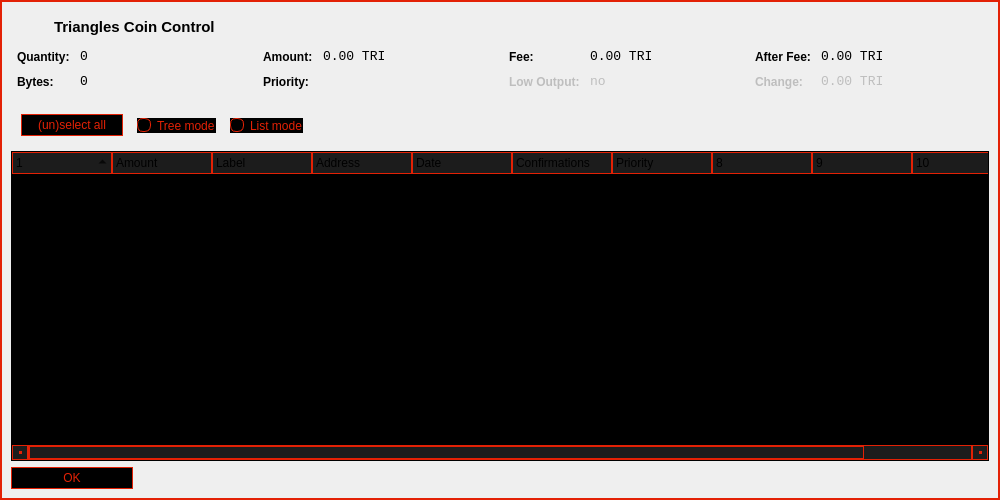
<?xml version="1.0" encoding="UTF-8"?>
<ui version="4.0">
 <class>CoinControlDialog</class>
 <widget class="QDialog" name="CoinControlDialog">
  <property name="enabled">
   <bool>true</bool>
  </property>
  <property name="geometry">
   <rect>
    <x>0</x>
    <y>0</y>
    <width>1000</width>
    <height>500</height>
   </rect>
  </property>
  <property name="windowTitle">
   <string>Coin Control</string>
  </property>
  <property name="styleSheet">
   <string notr="true">color: #e32105;
background-color: #000;


QLineEdit {
	background-color: #1c1c1c;
    border: 1px solid #e32105;
}


QScrollBar:horizontal, QScrollBar:vertical {
     border: 1px solid #491E0A;
     margin: 0px 16px 0 16px;
}

QScrollBar::handle:horizontal, QScrollBar::handle:vertical
{
      border: 2px solid #491E0A;
      color #e32105;
      min-height: 20px;
}

QScrollBar::handle:horizontal:hover, QScrollBar::handle:vertical:hover
{
      border: 2px solid #e32105;
      color #e32105;
      background: #e32105;
      min-height: 20px;
}

QScrollBar::add-line:horizontal, QScrollBar::add-line:vertical {
      border: 1px solid #491E0A;
      width: 14px;
      subcontrol-position: right;
      subcontrol-origin: margin;
}

QScrollBar::sub-line:horizontal, QScrollBar::sub-line:vertical {
      border: 1px solid #491E0A;
      width: 14px;
      subcontrol-position: left;
      subcontrol-origin: margin;
}

QScrollBar::right-arrow:horizontal, QScrollBar::left-arrow:horizontal, QScrollBar::right-arrow:vertical, QScrollBar::left-arrow:vertical
{
      border: 2px solid #491E0A;
}

QScrollBar::add-page:horizontal, QScrollBar::sub-page:horizontal, QScrollBar::add-page:vertical, QScrollBar::sub-page:vertical
{
      background: none;
}
</string>
  </property>
  <layout class="QHBoxLayout" name="horizontalLayout">
   <property name="leftMargin">
    <number>0</number>
   </property>
   <property name="topMargin">
    <number>0</number>
   </property>
   <property name="rightMargin">
    <number>0</number>
   </property>
   <property name="bottomMargin">
    <number>0</number>
   </property>
   <item>
    <widget class="QFrame" name="borderframe">
     <property name="styleSheet">
      <string notr="true">#borderframe {
	border: 2px solid #e32105;
}


QTreeWidget::item:selected{
	background-color:#000000;
	color: #f26526;
	border: 0px;
	outline: none;
}

QTreeView::item:focus {
	background-color:#000000;
	color: #f26526;
	border: 0px;
	outline: none;
}

QTreeView {
	outline:none;
	}


QTreeWidget::item:hover{
	background-color:#3d0e04;
	color: #f26526;
	border: 0px solid #e32105;
}

#treeWidget QHeaderView::section {
    border: 1px solid #e32105;
    background-color: #1c1c1c;
	height: 20px;
	padding: 0px 3px;
 	}	


/* style the sort indicator */
QHeaderView::down-arrow {
	image: url(:/icons/down_arrow);
	}

QHeaderView::up-arrow {
	 image: url(:/icons/up_arrow);
	 }

QScrollBar:horizontal {
  border: 1px solid #e32105;
  background: #1c1c1c;
  height: 15px;
  margin: 0px 16px 0 16px;
  }

QScrollBar::handle:horizontal {
  border: 1px solid #e32105;
  background: #1c1c1c;
  min-height: 20px;
  /*border-radius: 2px;*/
  }

QScrollBar::add-line:horizontal {
  border: 1px solid #e32105;
  /*border-radius: 2px;*/
  background: #1c1c1c;
  width: 14px;
  subcontrol-position: right;
  subcontrol-origin: margin;
  }

QScrollBar::sub-line:horizontal {
  border: 1px solid #e32105;
  /*border-radius: 2px;*/
  background: #1c1c1c;
  width: 14px;
  subcontrol-position: left;
  subcontrol-origin: margin;
  }

QScrollBar::right-arrow:horizontal, QScrollBar::left-arrow:horizontal {
  border: 1px solid #e32105;
  width: 1px;
  height: 1px;
  background: #e32105;
  }

QScrollBar::add-page:horizontal, QScrollBar::sub-page:horizontal {
  background: none;
  }

QScrollBar:vertical {
  background: #000;
  width: 15px;
  margin: 16px 0 16px 0;
  border: 1px solid #e32105;
  }

QScrollBar::handle:vertical {
  border: 1px solid #e32105;
  background: #1c1c1c;
  min-height: 20px;
  /*border-radius: 2px;*/
  }

QScrollBar::add-line:vertical {
  border: 1px solid #e32105;
  /*border-radius: 2px;*/
  background: #1c1c1c;
  height: 14px;
  subcontrol-position: bottom;
  subcontrol-origin: margin;
  }

QScrollBar::sub-line:vertical {
  border: 1px solid #e32105;
  /*border-radius: 2px;*/
  background: #1c1c1c;
  height: 14px;
  subcontrol-position: top;
  subcontrol-origin: margin;
  }

QScrollBar::up-arrow:vertical, QScrollBar::down-arrow:vertical {
  border: 1px solid #e32105;
  width: 1px;
  height: 1px;
  background: #e32105;
  }

QScrollBar::add-page:vertical, QScrollBar::sub-page:vertical {
  background: none;
  }</string>
     </property>
     <property name="frameShape">
      <enum>QFrame::StyledPanel</enum>
     </property>
     <property name="frameShadow">
      <enum>QFrame::Raised</enum>
     </property>
     <layout class="QVBoxLayout" name="verticalLayout">
      <item>
       <widget class="QWidget" name="wCaption" native="true">
        <property name="minimumSize">
         <size>
          <width>0</width>
          <height>32</height>
         </size>
        </property>
        <property name="maximumSize">
         <size>
          <width>16777215</width>
          <height>32</height>
         </size>
        </property>
        <property name="styleSheet">
         <string notr="true"/>
        </property>
        <property name="is_header" stdset="0">
         <bool>true</bool>
        </property>
        <layout class="QHBoxLayout" name="horizontalLayout_19">
         <property name="leftMargin">
          <number>0</number>
         </property>
         <property name="topMargin">
          <number>0</number>
         </property>
         <property name="rightMargin">
          <number>0</number>
         </property>
         <property name="bottomMargin">
          <number>0</number>
         </property>
         <item>
          <spacer name="horizontalSpacer_26">
           <property name="orientation">
            <enum>Qt::Horizontal</enum>
           </property>
           <property name="sizeType">
            <enum>QSizePolicy::Fixed</enum>
           </property>
           <property name="sizeHint" stdset="0">
            <size>
             <width>7</width>
             <height>20</height>
            </size>
           </property>
          </spacer>
         </item>
         <item>
          <widget class="QLabel" name="picAdd">
           <property name="enabled">
            <bool>true</bool>
           </property>
           <property name="sizePolicy">
            <sizepolicy hsizetype="Preferred" vsizetype="Preferred">
             <horstretch>0</horstretch>
             <verstretch>0</verstretch>
            </sizepolicy>
           </property>
           <property name="minimumSize">
            <size>
             <width>30</width>
             <height>30</height>
            </size>
           </property>
           <property name="maximumSize">
            <size>
             <width>30</width>
             <height>30</height>
            </size>
           </property>
           <property name="text">
            <string/>
           </property>
           <property name="pixmap">
            <pixmap resource="../triangles.qrc">:/icons/toolbar</pixmap>
           </property>
          </widget>
         </item>
         <item>
          <widget class="QLabel" name="lbTitle">
           <property name="font">
            <font>
             <pointsize>11</pointsize>
             <weight>75</weight>
             <bold>true</bold>
             <stylestrategy>PreferAntialias</stylestrategy>
            </font>
           </property>
           <property name="styleSheet">
            <string notr="true"/>
           </property>
           <property name="text">
            <string>Triangles Coin Control</string>
           </property>
          </widget>
         </item>
         <item>
          <widget class="QPushButton" name="bClose">
           <property name="minimumSize">
            <size>
             <width>30</width>
             <height>30</height>
            </size>
           </property>
           <property name="maximumSize">
            <size>
             <width>30</width>
             <height>30</height>
            </size>
           </property>
           <property name="styleSheet">
            <string notr="true">QPushButton {	
	image: url(:/icons/close_normal);
	border: 0px solid gray;
}

QPushButton:pressed:flat {
	image: url(:/icons/close_normal);
}

QPushButton:hover {
	image: url(:/icons/close_hover);
}</string>
           </property>
           <property name="text">
            <string notr="true"/>
           </property>
           <property name="flat">
            <bool>true</bool>
           </property>
          </widget>
         </item>
        </layout>
       </widget>
      </item>
      <item>
       <layout class="QHBoxLayout" name="horizontalLayoutTop" stretch="0,0,0,0">
        <property name="topMargin">
         <number>0</number>
        </property>
        <property name="bottomMargin">
         <number>10</number>
        </property>
        <item>
         <layout class="QFormLayout" name="formLayoutCoinControl1">
          <property name="horizontalSpacing">
           <number>10</number>
          </property>
          <property name="verticalSpacing">
           <number>10</number>
          </property>
          <property name="leftMargin">
           <number>6</number>
          </property>
          <property name="rightMargin">
           <number>6</number>
          </property>
          <item row="0" column="0">
           <widget class="QLabel" name="labelCoinControlQuantityText">
            <property name="styleSheet">
             <string notr="true">font-weight:bold;</string>
            </property>
            <property name="text">
             <string>Quantity:</string>
            </property>
           </widget>
          </item>
          <item row="0" column="1">
           <widget class="QLabel" name="labelCoinControlQuantity">
            <property name="font">
             <font>
              <family>Monospace</family>
              <pointsize>10</pointsize>
             </font>
            </property>
            <property name="cursor">
             <cursorShape>IBeamCursor</cursorShape>
            </property>
            <property name="contextMenuPolicy">
             <enum>Qt::ActionsContextMenu</enum>
            </property>
            <property name="text">
             <string notr="true">0</string>
            </property>
            <property name="textInteractionFlags">
             <set>Qt::LinksAccessibleByMouse|Qt::TextSelectableByKeyboard|Qt::TextSelectableByMouse</set>
            </property>
           </widget>
          </item>
          <item row="1" column="0">
           <widget class="QLabel" name="labelCoinControlBytesText">
            <property name="styleSheet">
             <string notr="true">font-weight:bold;</string>
            </property>
            <property name="text">
             <string>Bytes:</string>
            </property>
           </widget>
          </item>
          <item row="1" column="1">
           <widget class="QLabel" name="labelCoinControlBytes">
            <property name="font">
             <font>
              <family>Monospace</family>
              <pointsize>10</pointsize>
             </font>
            </property>
            <property name="cursor">
             <cursorShape>IBeamCursor</cursorShape>
            </property>
            <property name="contextMenuPolicy">
             <enum>Qt::ActionsContextMenu</enum>
            </property>
            <property name="text">
             <string notr="true">0</string>
            </property>
            <property name="textInteractionFlags">
             <set>Qt::LinksAccessibleByMouse|Qt::TextSelectableByKeyboard|Qt::TextSelectableByMouse</set>
            </property>
           </widget>
          </item>
         </layout>
        </item>
        <item>
         <layout class="QFormLayout" name="formLayoutCoinControl2">
          <property name="fieldGrowthPolicy">
           <enum>QFormLayout::AllNonFixedFieldsGrow</enum>
          </property>
          <property name="horizontalSpacing">
           <number>10</number>
          </property>
          <property name="verticalSpacing">
           <number>10</number>
          </property>
          <property name="leftMargin">
           <number>6</number>
          </property>
          <property name="rightMargin">
           <number>6</number>
          </property>
          <item row="0" column="0">
           <widget class="QLabel" name="labelCoinControlAmountText">
            <property name="styleSheet">
             <string notr="true">font-weight:bold;</string>
            </property>
            <property name="text">
             <string>Amount:</string>
            </property>
           </widget>
          </item>
          <item row="0" column="1">
           <widget class="QLabel" name="labelCoinControlAmount">
            <property name="font">
             <font>
              <family>Monospace</family>
              <pointsize>10</pointsize>
             </font>
            </property>
            <property name="cursor">
             <cursorShape>IBeamCursor</cursorShape>
            </property>
            <property name="contextMenuPolicy">
             <enum>Qt::ActionsContextMenu</enum>
            </property>
            <property name="text">
             <string notr="true">0.00 TRI</string>
            </property>
            <property name="textInteractionFlags">
             <set>Qt::LinksAccessibleByMouse|Qt::TextSelectableByKeyboard|Qt::TextSelectableByMouse</set>
            </property>
           </widget>
          </item>
          <item row="1" column="0">
           <widget class="QLabel" name="labelCoinControlPriorityText">
            <property name="styleSheet">
             <string notr="true">font-weight:bold;</string>
            </property>
            <property name="text">
             <string>Priority:</string>
            </property>
           </widget>
          </item>
          <item row="1" column="1">
           <widget class="QLabel" name="labelCoinControlPriority">
            <property name="font">
             <font>
              <family>Monospace</family>
              <pointsize>10</pointsize>
             </font>
            </property>
            <property name="cursor">
             <cursorShape>IBeamCursor</cursorShape>
            </property>
            <property name="contextMenuPolicy">
             <enum>Qt::ActionsContextMenu</enum>
            </property>
            <property name="text">
             <string/>
            </property>
            <property name="textInteractionFlags">
             <set>Qt::LinksAccessibleByMouse|Qt::TextSelectableByKeyboard|Qt::TextSelectableByMouse</set>
            </property>
           </widget>
          </item>
         </layout>
        </item>
        <item>
         <layout class="QFormLayout" name="formLayoutCoinControl3">
          <property name="horizontalSpacing">
           <number>10</number>
          </property>
          <property name="verticalSpacing">
           <number>10</number>
          </property>
          <property name="leftMargin">
           <number>6</number>
          </property>
          <property name="rightMargin">
           <number>6</number>
          </property>
          <item row="0" column="0">
           <widget class="QLabel" name="labelCoinControlFeeText">
            <property name="styleSheet">
             <string notr="true">font-weight:bold;</string>
            </property>
            <property name="text">
             <string>Fee:</string>
            </property>
           </widget>
          </item>
          <item row="0" column="1">
           <widget class="QLabel" name="labelCoinControlFee">
            <property name="font">
             <font>
              <family>Monospace</family>
              <pointsize>10</pointsize>
             </font>
            </property>
            <property name="cursor">
             <cursorShape>IBeamCursor</cursorShape>
            </property>
            <property name="contextMenuPolicy">
             <enum>Qt::ActionsContextMenu</enum>
            </property>
            <property name="text">
             <string notr="true">0.00 TRI</string>
            </property>
            <property name="textInteractionFlags">
             <set>Qt::LinksAccessibleByMouse|Qt::TextSelectableByKeyboard|Qt::TextSelectableByMouse</set>
            </property>
           </widget>
          </item>
          <item row="1" column="0">
           <widget class="QLabel" name="labelCoinControlLowOutputText">
            <property name="enabled">
             <bool>false</bool>
            </property>
            <property name="styleSheet">
             <string notr="true">font-weight:bold;</string>
            </property>
            <property name="text">
             <string>Low Output:</string>
            </property>
           </widget>
          </item>
          <item row="1" column="1">
           <widget class="QLabel" name="labelCoinControlLowOutput">
            <property name="enabled">
             <bool>false</bool>
            </property>
            <property name="font">
             <font>
              <family>Monospace</family>
              <pointsize>10</pointsize>
             </font>
            </property>
            <property name="cursor">
             <cursorShape>IBeamCursor</cursorShape>
            </property>
            <property name="contextMenuPolicy">
             <enum>Qt::ActionsContextMenu</enum>
            </property>
            <property name="text">
             <string notr="true">no</string>
            </property>
            <property name="textInteractionFlags">
             <set>Qt::LinksAccessibleByMouse|Qt::TextSelectableByKeyboard|Qt::TextSelectableByMouse</set>
            </property>
           </widget>
          </item>
         </layout>
        </item>
        <item>
         <layout class="QFormLayout" name="formLayoutCoinControl4">
          <property name="horizontalSpacing">
           <number>10</number>
          </property>
          <property name="verticalSpacing">
           <number>10</number>
          </property>
          <property name="leftMargin">
           <number>6</number>
          </property>
          <property name="rightMargin">
           <number>6</number>
          </property>
          <item row="0" column="0">
           <widget class="QLabel" name="labelCoinControlAfterFeeText">
            <property name="styleSheet">
             <string notr="true">font-weight:bold;</string>
            </property>
            <property name="text">
             <string>After Fee:</string>
            </property>
           </widget>
          </item>
          <item row="0" column="1">
           <widget class="QLabel" name="labelCoinControlAfterFee">
            <property name="font">
             <font>
              <family>Monospace</family>
              <pointsize>10</pointsize>
             </font>
            </property>
            <property name="cursor">
             <cursorShape>IBeamCursor</cursorShape>
            </property>
            <property name="contextMenuPolicy">
             <enum>Qt::ActionsContextMenu</enum>
            </property>
            <property name="text">
             <string notr="true">0.00 TRI</string>
            </property>
            <property name="textInteractionFlags">
             <set>Qt::LinksAccessibleByMouse|Qt::TextSelectableByKeyboard|Qt::TextSelectableByMouse</set>
            </property>
           </widget>
          </item>
          <item row="1" column="0">
           <widget class="QLabel" name="labelCoinControlChangeText">
            <property name="enabled">
             <bool>false</bool>
            </property>
            <property name="styleSheet">
             <string notr="true">font-weight:bold;</string>
            </property>
            <property name="text">
             <string>Change:</string>
            </property>
           </widget>
          </item>
          <item row="1" column="1">
           <widget class="QLabel" name="labelCoinControlChange">
            <property name="enabled">
             <bool>false</bool>
            </property>
            <property name="font">
             <font>
              <family>Monospace</family>
              <pointsize>10</pointsize>
             </font>
            </property>
            <property name="cursor">
             <cursorShape>IBeamCursor</cursorShape>
            </property>
            <property name="contextMenuPolicy">
             <enum>Qt::ActionsContextMenu</enum>
            </property>
            <property name="text">
             <string notr="true">0.00 TRI</string>
            </property>
            <property name="textInteractionFlags">
             <set>Qt::LinksAccessibleByMouse|Qt::TextSelectableByKeyboard|Qt::TextSelectableByMouse</set>
            </property>
           </widget>
          </item>
         </layout>
        </item>
       </layout>
      </item>
      <item>
       <widget class="QFrame" name="frame">
        <property name="minimumSize">
         <size>
          <width>0</width>
          <height>40</height>
         </size>
        </property>
        <property name="styleSheet">
         <string notr="true">#frame {
	border: 1 px solid #e32105;
	}</string>
        </property>
        <property name="frameShape">
         <enum>QFrame::StyledPanel</enum>
        </property>
        <property name="frameShadow">
         <enum>QFrame::Sunken</enum>
        </property>
        <widget class="QWidget" name="horizontalLayoutWidget">
         <property name="geometry">
          <rect>
           <x>10</x>
           <y>0</y>
           <width>781</width>
           <height>41</height>
          </rect>
         </property>
         <layout class="QHBoxLayout" name="horizontalLayoutPanel" stretch="0,0,0,0">
          <property name="spacing">
           <number>14</number>
          </property>
          <item>
           <widget class="QPushButton" name="pushButtonSelectAll">
            <property name="sizePolicy">
             <sizepolicy hsizetype="Maximum" vsizetype="Fixed">
              <horstretch>0</horstretch>
              <verstretch>0</verstretch>
             </sizepolicy>
            </property>
            <property name="styleSheet">
             <string notr="true">QPushButton {
	background-color: #000;
	color: #e32105;
	border: 1px solid #e32105;
	max-height: 20px;
	min-height: 20px;
	max-width: 100px;
	min-width: 100px;
}

QPushButton:hover {
	background-color: #3d0e04;
}

QPushButton:pressed:flat {
	color: #000;
	background-color: #e32105;
}</string>
            </property>
            <property name="text">
             <string>(un)select all</string>
            </property>
           </widget>
          </item>
          <item>
           <widget class="QRadioButton" name="radioTreeMode">
            <property name="sizePolicy">
             <sizepolicy hsizetype="Maximum" vsizetype="Fixed">
              <horstretch>0</horstretch>
              <verstretch>0</verstretch>
             </sizepolicy>
            </property>
            <property name="styleSheet">
             <string notr="true">QRadioButton {
	background-color: #000;
    	color: #e32105;
    	}
 
QRadioButton::indicator {
	border-radius: 6px;
    	color: #e32105;
	}

QRadioButton::indicator:unchecked {
	border: 1px solid #e32105;
	background-color: #000;
    	}

QRadioButton::indicator:checked {
	 border: 1px solid #e32105;
	background-color: qradialgradient(
        cx: 0.5, cy: 0.5,
        fx: 0.5, fy: 0.5,
        radius: 1.0,
        stop: 0.15 #e32105,
        stop: 0.25 #000
	);
    	}


RadioButton::indicator:disabled {
	background-color: #000;
	color: #3d0e04;
	border: 1px solid #3d0e04;
    	}</string>
            </property>
            <property name="text">
             <string>Tree mode</string>
            </property>
            <property name="checked">
             <bool>true</bool>
            </property>
           </widget>
          </item>
          <item>
           <widget class="QRadioButton" name="radioListMode">
            <property name="enabled">
             <bool>true</bool>
            </property>
            <property name="sizePolicy">
             <sizepolicy hsizetype="Maximum" vsizetype="Fixed">
              <horstretch>0</horstretch>
              <verstretch>0</verstretch>
             </sizepolicy>
            </property>
            <property name="styleSheet">
             <string notr="true">QRadioButton {
	background-color: #000;
    	color: #e32105;
    	}
 
 QRadioButton::indicator {
	border-radius: 6px;
 	color: #e32105;
	}

QRadioButton::indicator:unchecked {
	border: 1px solid #e32105;
	background-color: #000;
	}

QRadioButton::indicator:checked {
	 border: 1px solid #e32105;
	background-color: qradialgradient(
        cx: 0.5, cy: 0.5,
        fx: 0.5, fy: 0.5,
        radius: 1.0,
        stop: 0.15 #e32105,
        stop: 0.25 #000
	);
	}


RadioButton::indicator:disabled {
	background-color: #000;
	color: #3d0e04;
	border: 1px solid #3d0e04;
	}</string>
            </property>
            <property name="text">
             <string>List mode</string>
            </property>
            <property name="checked">
             <bool>false</bool>
            </property>
           </widget>
          </item>
          <item>
           <spacer name="horizontalSpacer">
            <property name="orientation">
             <enum>Qt::Horizontal</enum>
            </property>
            <property name="sizeHint" stdset="0">
             <size>
              <width>40</width>
              <height>20</height>
             </size>
            </property>
           </spacer>
          </item>
         </layout>
        </widget>
       </widget>
      </item>
      <item>
       <widget class="CoinControlTreeWidget" name="treeWidget">
        <property name="sizePolicy">
         <sizepolicy hsizetype="Expanding" vsizetype="Expanding">
          <horstretch>0</horstretch>
          <verstretch>0</verstretch>
         </sizepolicy>
        </property>
        <property name="palette">
         <palette>
          <active>
           <colorrole role="WindowText">
            <brush brushstyle="SolidPattern">
             <color alpha="255">
              <red>242</red>
              <green>101</green>
              <blue>34</blue>
             </color>
            </brush>
           </colorrole>
           <colorrole role="Button">
            <brush brushstyle="SolidPattern">
             <color alpha="255">
              <red>0</red>
              <green>0</green>
              <blue>0</blue>
             </color>
            </brush>
           </colorrole>
           <colorrole role="Text">
            <brush brushstyle="SolidPattern">
             <color alpha="255">
              <red>242</red>
              <green>101</green>
              <blue>34</blue>
             </color>
            </brush>
           </colorrole>
           <colorrole role="ButtonText">
            <brush brushstyle="SolidPattern">
             <color alpha="255">
              <red>242</red>
              <green>101</green>
              <blue>34</blue>
             </color>
            </brush>
           </colorrole>
           <colorrole role="Base">
            <brush brushstyle="SolidPattern">
             <color alpha="255">
              <red>0</red>
              <green>0</green>
              <blue>0</blue>
             </color>
            </brush>
           </colorrole>
           <colorrole role="Window">
            <brush brushstyle="SolidPattern">
             <color alpha="255">
              <red>0</red>
              <green>0</green>
              <blue>0</blue>
             </color>
            </brush>
           </colorrole>
          </active>
          <inactive>
           <colorrole role="WindowText">
            <brush brushstyle="SolidPattern">
             <color alpha="255">
              <red>242</red>
              <green>101</green>
              <blue>34</blue>
             </color>
            </brush>
           </colorrole>
           <colorrole role="Button">
            <brush brushstyle="SolidPattern">
             <color alpha="255">
              <red>0</red>
              <green>0</green>
              <blue>0</blue>
             </color>
            </brush>
           </colorrole>
           <colorrole role="Text">
            <brush brushstyle="SolidPattern">
             <color alpha="255">
              <red>242</red>
              <green>101</green>
              <blue>34</blue>
             </color>
            </brush>
           </colorrole>
           <colorrole role="ButtonText">
            <brush brushstyle="SolidPattern">
             <color alpha="255">
              <red>242</red>
              <green>101</green>
              <blue>34</blue>
             </color>
            </brush>
           </colorrole>
           <colorrole role="Base">
            <brush brushstyle="SolidPattern">
             <color alpha="255">
              <red>0</red>
              <green>0</green>
              <blue>0</blue>
             </color>
            </brush>
           </colorrole>
           <colorrole role="Window">
            <brush brushstyle="SolidPattern">
             <color alpha="255">
              <red>0</red>
              <green>0</green>
              <blue>0</blue>
             </color>
            </brush>
           </colorrole>
          </inactive>
          <disabled>
           <colorrole role="WindowText">
            <brush brushstyle="SolidPattern">
             <color alpha="255">
              <red>242</red>
              <green>101</green>
              <blue>34</blue>
             </color>
            </brush>
           </colorrole>
           <colorrole role="Button">
            <brush brushstyle="SolidPattern">
             <color alpha="255">
              <red>0</red>
              <green>0</green>
              <blue>0</blue>
             </color>
            </brush>
           </colorrole>
           <colorrole role="Text">
            <brush brushstyle="SolidPattern">
             <color alpha="255">
              <red>242</red>
              <green>101</green>
              <blue>34</blue>
             </color>
            </brush>
           </colorrole>
           <colorrole role="ButtonText">
            <brush brushstyle="SolidPattern">
             <color alpha="255">
              <red>242</red>
              <green>101</green>
              <blue>34</blue>
             </color>
            </brush>
           </colorrole>
           <colorrole role="Base">
            <brush brushstyle="SolidPattern">
             <color alpha="255">
              <red>0</red>
              <green>0</green>
              <blue>0</blue>
             </color>
            </brush>
           </colorrole>
           <colorrole role="Window">
            <brush brushstyle="SolidPattern">
             <color alpha="255">
              <red>0</red>
              <green>0</green>
              <blue>0</blue>
             </color>
            </brush>
           </colorrole>
          </disabled>
         </palette>
        </property>
        <property name="contextMenuPolicy">
         <enum>Qt::CustomContextMenu</enum>
        </property>
        <property name="styleSheet">
         <string notr="true">color: #e32105;
background-color: #000;


border: 1px solid #e32105;

QLineEdit {
	background-color: #1c1c1c;
    border: 1px solid #e32105;
}

</string>
        </property>
        <property name="sortingEnabled">
         <bool>false</bool>
        </property>
        <property name="columnCount">
         <number>11</number>
        </property>
        <attribute name="headerShowSortIndicator" stdset="0">
         <bool>true</bool>
        </attribute>
        <attribute name="headerStretchLastSection">
         <bool>false</bool>
        </attribute>
        <column>
         <property name="text">
          <string/>
         </property>
        </column>
        <column>
         <property name="text">
          <string>Amount</string>
         </property>
        </column>
        <column>
         <property name="text">
          <string>Label</string>
         </property>
        </column>
        <column>
         <property name="text">
          <string>Address</string>
         </property>
        </column>
        <column>
         <property name="text">
          <string>Date</string>
         </property>
        </column>
        <column>
         <property name="text">
          <string>Confirmations</string>
         </property>
         <property name="toolTip">
          <string>Confirmed</string>
         </property>
        </column>
        <column>
         <property name="text">
          <string>Priority</string>
         </property>
        </column>
        <column>
         <property name="text">
          <string/>
         </property>
        </column>
        <column>
         <property name="text">
          <string/>
         </property>
        </column>
        <column>
         <property name="text">
          <string/>
         </property>
        </column>
        <column>
         <property name="text">
          <string/>
         </property>
        </column>
       </widget>
      </item>
      <item>
       <widget class="QDialogButtonBox" name="buttonBox">
        <property name="sizePolicy">
         <sizepolicy hsizetype="Maximum" vsizetype="Fixed">
          <horstretch>0</horstretch>
          <verstretch>0</verstretch>
         </sizepolicy>
        </property>
        <property name="styleSheet">
         <string notr="true">QPushButton {
	background-color: #000;
	color: #e32105;
	border: 1px solid #e32105;
	max-height: 20px;
	min-height: 20px;
	max-width: 120px;
	min-width: 120px;
	}

QPushButton:hover {
	background-color: #3d0e04;
	}

QPushButton:pressed:flat {
	color: #000;
	background-color: #e32105;
	}</string>
        </property>
        <property name="orientation">
         <enum>Qt::Horizontal</enum>
        </property>
        <property name="standardButtons">
         <set>QDialogButtonBox::Ok</set>
        </property>
       </widget>
      </item>
     </layout>
    </widget>
   </item>
  </layout>
 </widget>
 <customwidgets>
  <customwidget>
   <class>CoinControlTreeWidget</class>
   <extends>QTreeWidget</extends>
   <header>coincontroltreewidget.h</header>
  </customwidget>
 </customwidgets>
 <resources>
  <include location="../triangles.qrc"/>
 </resources>
 <connections>
  <connection>
   <sender>bClose</sender>
   <signal>clicked()</signal>
   <receiver>CoinControlDialog</receiver>
   <slot>reject()</slot>
   <hints>
    <hint type="sourcelabel">
     <x>544</x>
     <y>17</y>
    </hint>
    <hint type="destinationlabel">
     <x>552</x>
     <y>44</y>
    </hint>
   </hints>
  </connection>
 </connections>
</ui>
